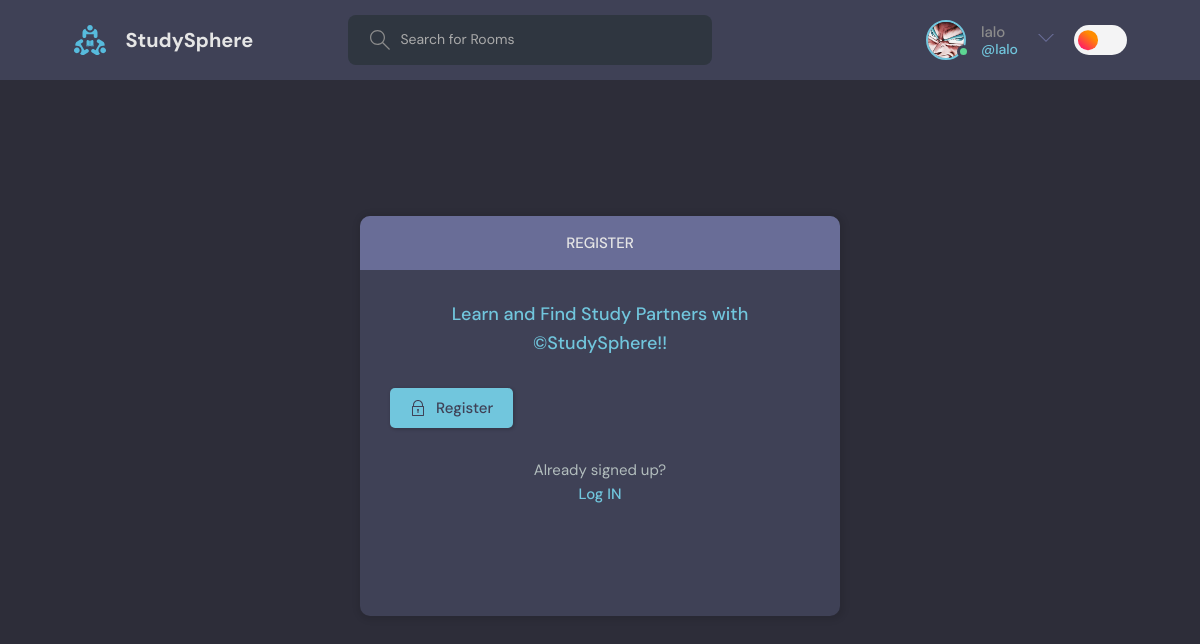
Page /register/ (signed in) on the committed database.
### base/models.py (models this page shows, shortened)
class User(AbstractUser):
    username = models.CharField(max_length=100, unique=True)
    email = models.EmailField(max_length=200, unique=True)
    headline = models.CharField(max_length=200, null = True, blank = True)
    date_joined = models.DateTimeField(auto_now_add=True,null = True)
    last_login = models.DateTimeField(auto_now=True,null = True)
    Pfp = models.ImageField(default= 'images/avatar.svg',null=True)  # using pip install Pillow to install the pillow library to use the ImageField
    USERNAME_FIELD = 'email' # specifying the email as the username field helps us to login using the email instead of the username, which django use username by default for the authentication of the users(login and signup)
    REQUIRED_FIELDS = []

### base/views.py (the view, shortened to what this page needs)
# urls.py: path('register/' , views.registerUser,name = 'register'),
def registerUser(request):
    form = MyUserCreationForm()
    return render(request,'base/UserLogin.html',{'form':form})

### base/templates/base/UserLogin.html (shortened to what this page needs)
{% extends 'main.html' %}
{% block content %}
<main class="auth layout">
  {% if page == 'login' %}
  <div class="container">
    <div class="layout__box">
      <div class="layout__boxHeader">
        <div class="layout__boxTitle">
          <h3>Login</h3>
        </div>
      </div>
      <div class="layout__body">
        <h2 class="auth__tagline">Learn and Find Study Partners with &copy;StudySphere!!</h2>
        <form class="form" action="" method="POST">
          {% csrf_token %}
          <div class="form__group form__group">
            <label for="room_name">Email Address</label>
            <input id="email" name="email" type="Email" placeholder="Email Address" />
          </div>
          <div class=" form__group">
            <label for="password">Password</label>
            <input id="password" name="password" type="password"
             {% comment %} placeholder="&bull;&bull;&bull;&bull;&bull;&bull;&bull;&bull;"  {% endcomment %}
              placeholder = "Password" />
          </div>
          <button class="btn btn--main" type="submit" name="login">
            <svg version="1.1" xmlns="http://www.w3.org/2000/svg" width="32" height="32" viewBox="0 0 32 32">
              <title>lock</title>
              <path
                d="M27 12h-1v-2c0-5.514-4.486-10-10-10s-10 4.486-10 10v2h-1c-0.553 0-1 0.447-1 1v18c0 0.553 0.447 1 1 1h22c0.553 0 1-0.447 1-1v-18c0-0.553-0.447-1-1-1zM8 10c0-4.411 3.589-8 8-8s8 3.589 8 8v2h-16v-2zM26 30h-20v-16h20v16z">
              </path>
              <path
                d="M15 21.694v4.306h2v-4.306c0.587-0.348 1-0.961 1-1.694 0-1.105-0.895-2-2-2s-2 0.895-2 2c0 0.732 0.413 1.345 1 1.694z">
              </path>
            </svg>
            Login
          </button>
        </form>
        <div class="auth__action">
          <p>Haven't signed up yet?</p>
          <a href="{% url 'register' %}" class="btn btn--link">Sign Up</a>
        </div>
      </div>
    </div>
  </div>
  {% else %}
  <div class="container">
    <div class="layout__box">
      <div class="layout__boxHeader">
        <div class="layout__boxTitle">
          <h3>Register</h3>
        </div>
      </div>
      <div class="layout__body">
        <h2 class="auth__tagline">Learn and Find Study Partners with &copy;StudySphere!!</h2>
        <form class="form" action="" method="POST">
          <button class="btn btn--main" type="submit" name="register">
            Register
          </button>
        </form>
        <div class="auth__action">
          <p>Already signed up?</p>
          <a href="{% url 'UserLogin' %}" class="btn btn--link">Log IN</a>
        </div>
      </div>
    </div>
  </div>
  {% endif %}
</main>
{% endblock content %}

### Templates/navBar.html (shortened to what this page needs)
{% load static %}
<header class="header header--loggedIn">
    <div class="container">
        <a href="{% url 'home' %}" class="header__logo">
            <img src="{% static 'images/logo.svg' %}" />
            <h1>StudySphere</h1>
        </a>
        <form class="header__search" method="GET" action="{% url 'home' %}">
            <label>
                <input name="q" placeholder="Search for Rooms" />
            </label>
        </form>
        <nav class="header__menu">
            {% if request.user.is_authenticated %}
            <div class="header__user">
                <a href="{% url 'UserProfile' request.user.id%}">
                    <div class="avatar avatar--medium active">
                        <img src="{{request.user.Pfp.url}}" />
                    </div>
                    <p>{{request.user.username}} <span>@{{request.user.username}}</span></p>
                </a>
                <button class="dropdown-button">
                    <svg version="1.1" xmlns="http://www.w3.org/2000/svg" width="32" height="32" viewBox="0 0 32 32">
                        <title>chevron-down</title>
                        <path d="M16 21l-13-13h-3l16 16 16-16h-3l-13 13z"></path>
                    </svg>
                </button>
            </div>
            {% else %}
            <a href="{% url 'UserLogin' %}">
                <img src="{% static 'images/avatar.svg' %}" />
                <p>Login</p>
            </a>
            {% endif %}
            <div class = "ThemeToggler">
                {% include 'theme.html'%}
            </div>
        </nav>
    </div>
</header>

### rows in the picture
User: user.Pfp (picture), user.username "lalo"
